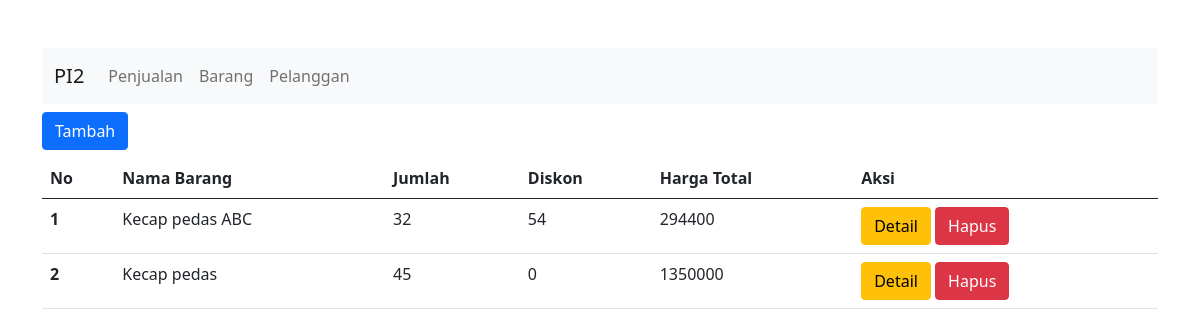
Screenshot of /penjualan/detail/1627485346 with the database file from the repository.
### tables this page shows
CREATE TABLE `penjualan_detail` (
  `penjualan_detail_id` int(11) NOT NULL,
  `penjualan_id` int(11) NOT NULL,
  `barang_id` int(11) NOT NULL,
  `harga_total` int(20) NOT NULL,
  `jumlah` int(11) NOT NULL,
  `diskon` int(11) NOT NULL
);

CREATE TABLE `barang` (
  `barang_id` int(11) NOT NULL,
  `nama_barang` varchar(100) NOT NULL,
  `harga_barang` int(15) NOT NULL,
  `stok` int(11) NOT NULL,
  `keterangan` text NOT NULL
);

### application/controllers/Penjualan.php (called while the page is built, shortened)
<?php
class Penjualan extends CI_Controller
{
	public function __construct()
	{
		$this->load->model('PenjualanModel');
		$this->load->model('PelangganModel');
	}
		public function detail($penjualan_id)
	{
		$data['title'] = "Edit penjualan";
		$data['penjualan'] = $this->db->get_where('penjualan',['penjualan_id'=>$penjualan_id])->row_array();
		$data['penjualandetail'] = $this->PenjualanModel->get_detail_penjualan($penjualan_id);
		$this->load->view('templates/header', $data);
		$this->load->view('penjualan/detail', $data);
		$this->load->view('templates/footer');
	}
}

### index.php (called while the page is built, shortened)
<?php
require_once BASEPATH.'core/CodeIgniter.php';

### application/models/PenjualanModel.php (called while the page is built, shortened)
<?php
class PenjualanModel extends CI_Model {
    public function get_detail_penjualan($penjualan_id)
    {
        $query = "SELECT * FROM penjualan_detail pd, penjualan pn, barang b, pelanggan pe WHERE pn.pelanggan_id = pe.pelanggan_id
        AND pd.penjualan_id = pn.penjualan_id AND pd.barang_id = b.barang_id AND pn.penjualan_id = $penjualan_id" ;
        return $this->db->query($query)->result_array();
    }
}

### application/views/penjualan/detail.php (the view, shortened to what this page needs)
<div class="row mt-2">
  <div class="col-3">
    <a href="<?=base_url('penjualandetail/proses/'. $penjualan['penjualan_id'])?>" type="button" class="btn btn-primary">
      Tambah
    </a>
  </div>
</div>
<table class="table mt-2">
  <thead>
    <tr>
      <th scope="col">No</th>
      <th scope="col">Nama Barang</th>
      <th scope="col">Jumlah</th>
      <th scope="col">Diskon</th>
      <th scope="col">Harga Total</th>
      <th scope="col">Aksi</th>
    </tr>
  </thead>
  <tbody>
    <?php
    foreach ($penjualandetail as $no => $penjualan) {
    ?>
      <tr>
        <th scope="row"><?= $no + 1 ?></th>
        <td><?= $penjualan['nama_barang']; ?></td>
        <td><?= $penjualan['jumlah']; ?></td>
        <td><?= $penjualan['diskon']; ?></td>
        <td><?= $penjualan['harga_total']; ?></td>
        <td>
          <a href="<?= base_url('penjualan/detail/' . $penjualan['penjualan_id']) ?>" class="btn btn-warning">Detail</a>
          <a href="<?= base_url('penjualan/hapus/' . $penjualan['penjualan_id']) ?>" class="btn btn-danger">Hapus</a>
        </td>
      </tr>
    <?php } ?>
  </tbody>
</table>
</div>

### application/views/templates/header.php (shortened to what this page needs)
<!doctype html>
<html lang="en">
<head>
 <link href="https://cdn.jsdelivr.net/npm/bootstrap@5.0.2/dist/css/bootstrap.min.css" rel="stylesheet">
</head>
<body>
 <div class="container mt-5">
  <nav class="navbar navbar-expand-lg navbar-light bg-light">
   <div class="container-fluid">
    <a class="navbar-brand" href="#">PI2</a>
    <div class="collapse navbar-collapse" id="navbarSupportedContent">
     <ul class="navbar-nav me-auto mb-2 mb-lg-0">
      <li class="nav-item">
       <a class="nav-link " aria-current="page" href="<?= base_url('penjualan') ?>">Penjualan</a>
      </li>
      <li class="nav-item">
       <a class="nav-link " aria-current="page" href="<?= base_url('barang') ?>">Barang</a>
      </li>
      <li class="nav-item">
       <a class="nav-link " aria-current="page" href="<?= base_url('pelanggan') ?>">Pelanggan</a>
      </li>
     </ul>
    </div>
   </div>
  </nav>

### application/views/templates/footer.php (shortened to what this page needs)
</body>
</html>

### rows the page displays
penjualan_detail: barang.nama_barang "Kecap pedas ABC", jumlah "32", diskon "54", harga_total "294400"
penjualan_detail: barang.nama_barang "Kecap pedas", jumlah "45", diskon "0", harga_total "1350000"
